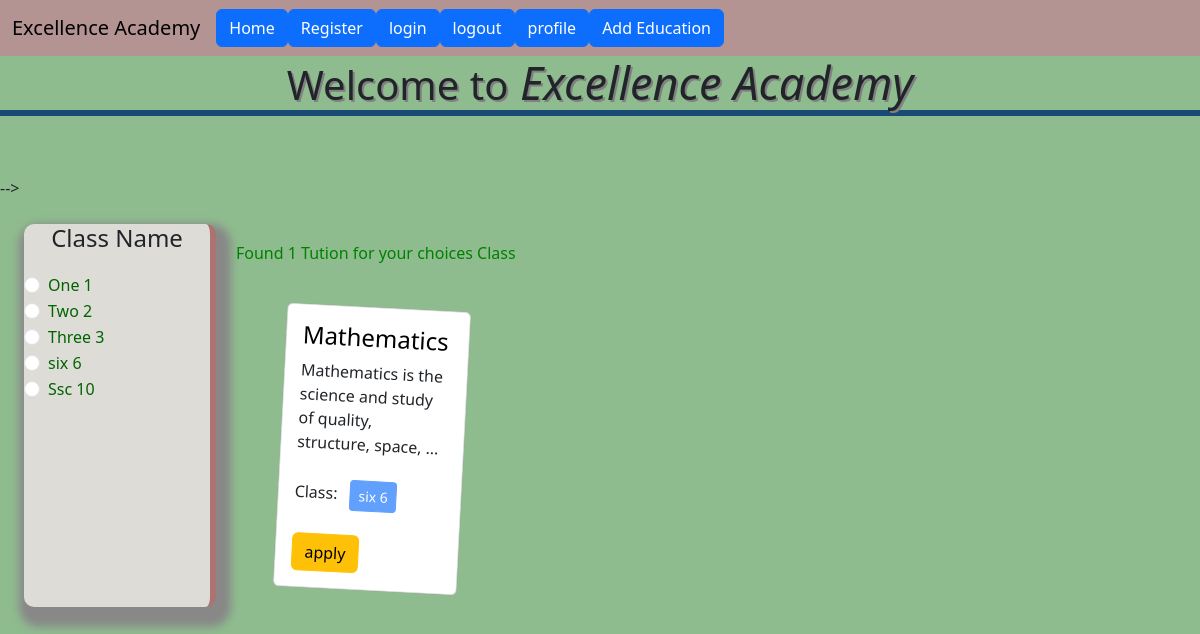
Screenshot of /tution/category/six-6 (signed in) with the database file from the repository.
### ClassCtg/models.py (models this page shows, shortened)
class Category(models.Model):
    name=models.CharField(max_length=100)
    slug = models.SlugField(max_length=100,unique=True,null=True,blank=True)

### Tution/models.py (models this page shows, shortened)
class Tution(models.Model):
    title=models.CharField(max_length=50)
    content=models.TextField()
    category=models.ManyToManyField(Category)  # ekta post multiple categorir moddeh thakteh pare abar akta categorir moddeh multiple post takte pareh
    TutionApprove=models.BooleanField(default=False)

### Tution/views.py (the view)
# urls.py: 2. Add a URL to urlpatterns:  path('', views.home, name='home')
def home(request,category_slug=None):
    data = models.Tution.objects.all()
    if category_slug is not None:
        category =Category.objects.get(slug=category_slug)
        data=models.Tution.objects.filter(category=category)
    catgories=Category.objects.all()
    return render(request,'home.html',{'data':data,'category':catgories})

### templates/home.html (shortened to what this page needs)
{% extends "base.html" %}
{% block content %}
    <h1 style="text-align: center; text-shadow: 2px 2px gray; border-bottom: 6px solid rgb(25, 74, 117); margin-bottom: 60px;"  >Welcome to<i class="material-icons" style="font-size:45px;"> Excellence Academy</i></h1>  -->
    {% if user.is_authenticated %}
<div class="d-flex flex-wrap p-4">
    <div class="col-2"
        style="background-color:rgb(222, 220, 215); border-radius: 10px; border-right: 6px solid rgb(173, 114, 114); box-shadow: 5px 10px 8px 10px #888888;">
        <h4 style="text-align: center;margin-bottom: 20px;">Class Name</h4>
        {% for cat in category %}
        <div class="form-check">
            <input class="form-check-input" type="radio" name="category" id="{{cat.id}}">
            <label class="form-check-label" for="{{cat.id}}">
                <a href="{% url 'category_wise_post' cat.slug %}"
                    style="text-decoration: none; margin-bottom: 100px; color:darkgreen;">{{cat.name}}</a>
            </label>
        </div>
        {% endfor %}
    </div>
    <div class="col-10">
        <h6 style="padding: 20px; color: green;">Found {{ data | length }} Tution for your choices Class</h6>
        <div class="d-flex flex-wrap  px-5 ">
            {% for post in data %}
            <div class="col-sm-3 p-3">
                <div class="card" style="transform: rotate(3deg); position: relative;
                animation: mymove 5s infinite; @keyframes mymove {
  from {top: 0px;}
  to {top: 200px;}
}">
                    <div class="card-body">
                        <h4 class="card-title"><a href="{% comment %}{% url 'details' post.id %}{% endcomment %}"
                                style="text-decoration: none ;color: black;">{{post.title}}</a></h4>
                        <p class="card-text">{{post.content | truncatewords:10}}</p>
                        <p>Class: {% for cat in post.category.all %}
                            <button class="btn btn-primary btn-sm m-2" disabled>{{cat.name}}</button>
                            {% endfor %}
                        </p>
                        <a class="btn btn-warning" href="tution/apply">apply</a>
                    </div>
                </div>
            </div>
            {% endfor %}
        </div>
    </div>
</div>
{% endif %}
{% endblock content %}

### rows the page displays
Category: name "One 1"
Category: name "Two 2"
Category: name "Three 3"
Category: name "six 6"
Category: name "Ssc 10"
Tution: title "Mathematics", content "Mathematics is the science and study of quality, structure, space, …"

### other values shown
{{ data | length }} "1"
